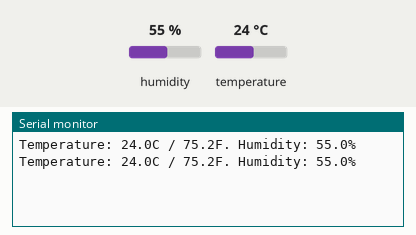
This sketch was run on a simulated ESP32. On the bench: the last lines printed to the serial monitor. Inputs (shaded band) come from the test bench; at power-on: humidity 55 %, temperature 24 °C.

Above: at 6.8 s.
6.9 s: humidity set to 22 %
At 10.9 s:
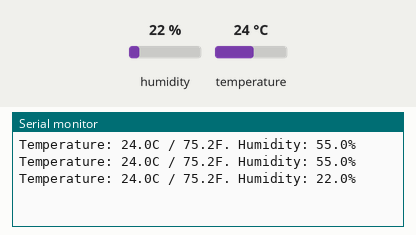
12.3 s: temperature set to 12 °C
At 15.5 s:
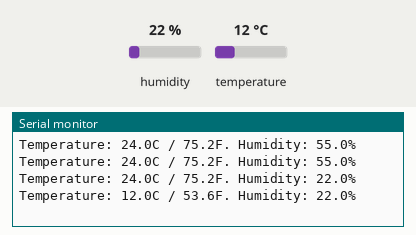
17.7 s: humidity set to 40 %
At 19.0 s:
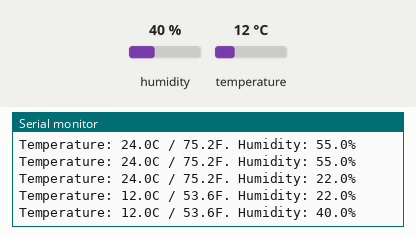
Timing chart, 0 to 20.7 s (numbered marks = the images above; inputs shaded):
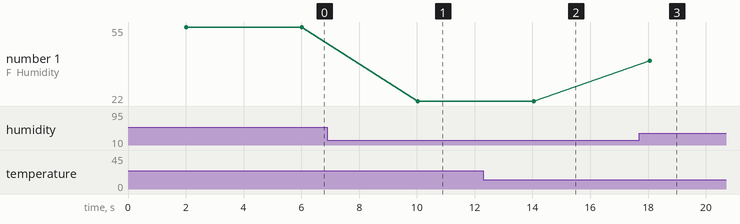

The sketch:

Q102.ino
```cpp
#define DHT22_Pin 15
#include "DHTesp.h"
DHTesp dht;
void setup() {
 Serial.begin(115200);
 Serial.println();
 //Serial.println("Status\tHumidity (%)\tTemperature (C)\t(F)\tHeatIndex (C)\t(F)");
 dht.setup(DHT22_Pin, DHTesp::DHT22); // Connect DHT sensor to GPIO 15
}
void loop() {
 delay(dht.getMinimumSamplingPeriod());
 float humidity = dht.getHumidity();
 float temperature = dht.getTemperature();
 Serial.print("Temperature: ");
 Serial.print(temperature, 1);
 Serial.print("C / ");
 Serial.print(dht.toFahrenheit(temperature), 1);
 Serial.print("F. ");
 Serial.print("Humidity: ");
 Serial.print(humidity, 1);
 Serial.print("%");
 Serial.println(" ");
 delay(2000);
}
```

Measured:
- after the input at 6.9 s, the serial monitor: prints a new line after 3.1 s (image 1)
- after the input at 12.3 s, the serial monitor: prints a new line after 1.7 s (image 2)
- after the input at 17.7 s, the serial monitor: prints a new line after 0.35 s (image 3)
- plotted number 1: 55 → 22 after the input at 6.9 s, 22 → 40 after the input at 17.7 s
